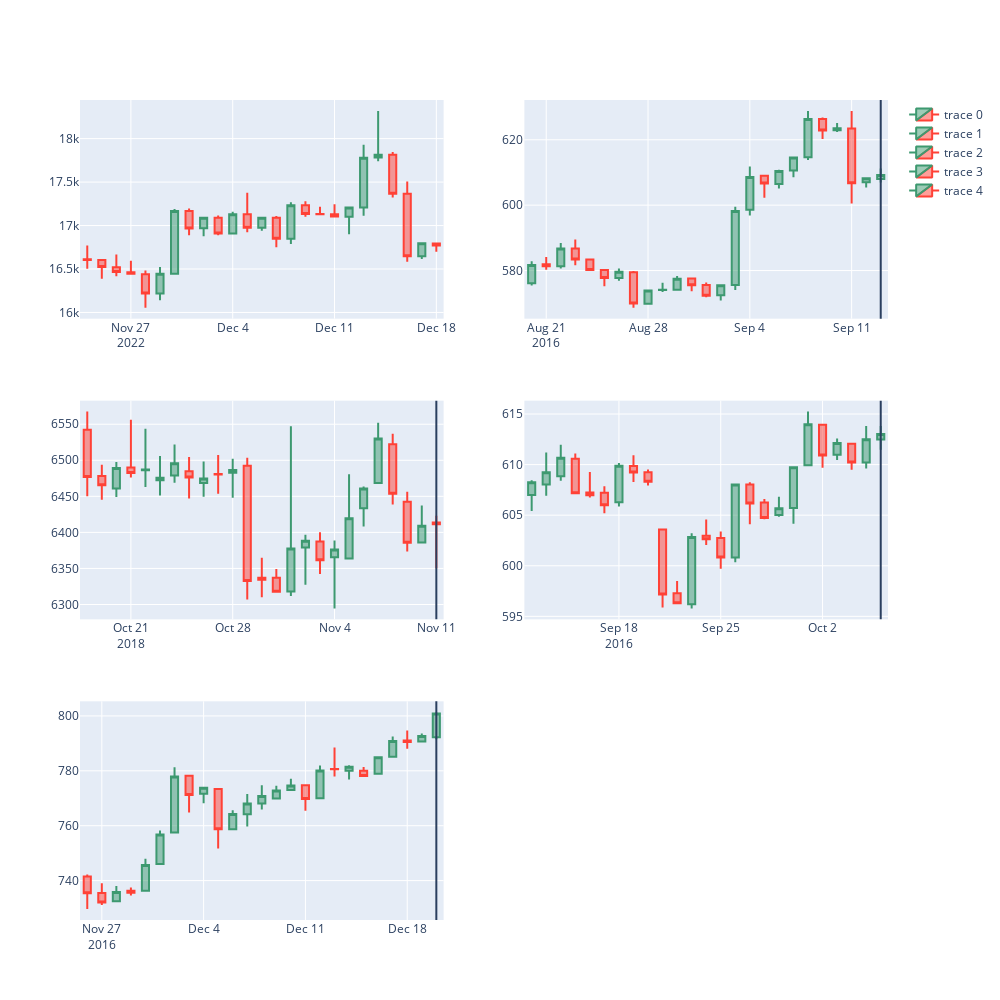

This figure's notebook cell:
### Markdown cell above
#### Putting it all together
Edit in between the __PARAM WINDOW__ brackets. Check the ticker on yahoo finance. As default, it is BTC-USD but you can change to anything. It mainly works best for crypto since yesterday's close is today's open. Read the comments in between the __PARAM WINDOW__ and edit accordingly.

### Code cell
# PARAM WINDOW BEGIN ----------------------------

# What stock/currency/comod you want to see?
ticker_str = "BTC-USD"

# What is the time interval you want to work with?
interval_str = "1D"

# How many candle sticks you want to look into? (As increases, the similarity will decrease with a high chance)
window_size = 15

# How many results you want to retrieve (as increases, the quality decreases)?
closest_n = 5

# Input pattern index: If set to 0, start tracingback from the most recent bar. If you increase the value,
# you will start tracingback from the n newest bar.
input_pattern_index = 0

# Do you want to see what happened after the pattern you inputted happened in other times? 
# Advice: To check the quality of results, set to False. If you like it, then set it to true without changing anything else
# and see what happened afterwards in those times.
see_future = False

# PARAM WINDOW END ------------------------------



df, change_df = get_data(ticker = ticker_str, interval = interval_str)


embeddings, change_df = alter_df(change_df, window_size)

vector_size = len(embeddings[0])

visualize_patterns(input_pattern_index,
                   window_size,
                   closest_n,
                   future = see_future)

change_df
